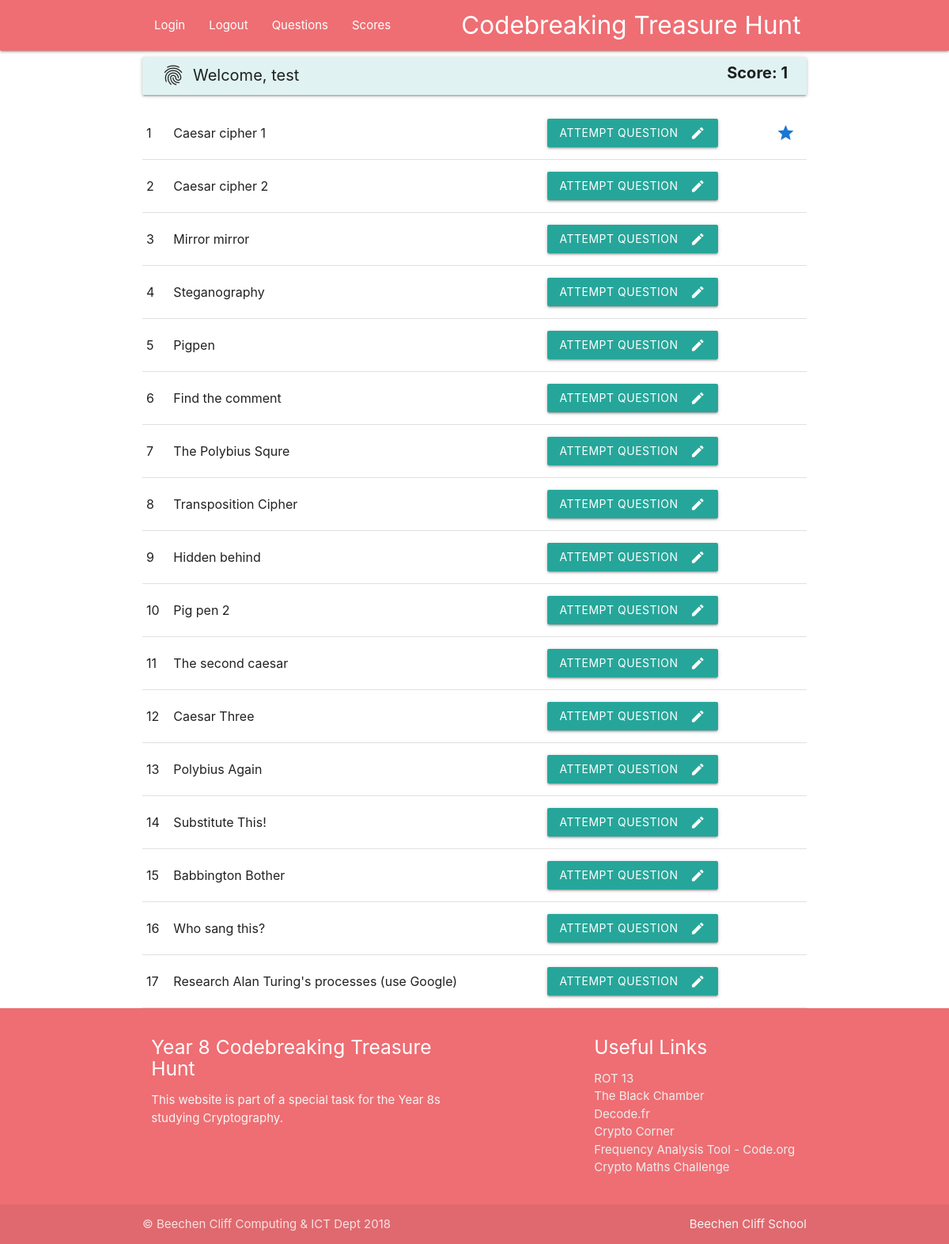
Page /index.php (signed in) on the committed database.
### tables this page shows
CREATE TABLE IF NOT EXISTS `questions` (
  `questions_id` int(11) NOT NULL AUTO_INCREMENT,
  `question_title` varchar(200) DEFAULT NULL,
  `question_descr` varchar(1000) DEFAULT NULL,
  `question_answer` varchar(200) DEFAULT NULL,
  `question_points` int(11) NOT NULL DEFAULT '1',
  PRIMARY KEY (`questions_id`)
);

### index.php (the view, shortened to what this page needs)
<?php
include("includes/connectToDb.php");
include("includes/functions.php");
include("includes/header.php");
$sql = "select *, (SELECT DISTINCT scores_isCorrect FROM scores WHERE scores_team=".$_SESSION["ID"]." and scores_questionid=questions.questions_id and scores_isCorrect='Y') as isCorrect  FROM questions";
$result = $conn->query($sql);
echo "<table>";
if ($result->num_rows > 0) {
    while($row = $result->fetch_assoc()) {
        echo "<tr>";
        echo "<td>" . $row["questions_id"]. "</td><td>" . $row["question_title"]."</td><td>";
        echo "<a class=\"waves-effect waves-light btn\" href='question.php?q=".$row["questions_id"]."'><i class=\"material-icons right\">create</i>Attempt Question</a></td><td>";
        if ($row["isCorrect"]=="Y"){
            echo "<i class=\"material-icons blue-text text-darken-2\">grade</i>";
        }
        echo "</td>";
        echo "</tr>";
    }
} else {
    echo "<tr><td>No data found!</td></tr>";
}
echo "</table>";
?>
<?php
include("includes/footer.php");
?>

### includes/header.php (shortened to what this page needs)
<html>
    <head>
        <link rel="stylesheet" href="css/materialize.css" type="text/css" />
    </head>
    <body>
      <header class="page-header">
        <nav>
          <div class="container">
          <div class="nav-wrapper">
            <a href="#" class="brand-logo right">Codebreaking Treasure Hunt</a>
            <ul id="nav-mobile" class="left xhide-on-med-and-down">
              <li><a href="login.php">Login</a></li>
              <li><a href="logout.php">Logout</a></li>
              <li><a href="index.php">Questions</a></li>
              <li><a href="scores.php">Scores</a></li>
            </ul>
          </div>
          </div>
        </nav>
        <div class="container">
        <?php if($_SESSION["username"]!=""){?>
        <div class="card-panel teal lighten-5 ">
          <div class="welcomebox left">
            <i class="material-icons small">fingerprint</i>
            <span>Welcome, <?php echo $_SESSION["username"]?></span>
          </div>
          <div class="right scorebox">
            Score: <?php getScore($conn);?>
          </div>
        </div>
        <?php }?>
        </div>
      </header>
      <main>
        <div class="container">

### includes/functions.php (shortened to what this page needs)
<?php
function getScore($conn){
    if($_SESSION["loggedIn"]){
        $sql = "SELECT DISTINCT COUNT( DISTINCT question_answer ) AS score FROM scores JOIN questions ON questions.questions_id = scores.scores_questionid WHERE scores_isCorrect =  \"Y\" AND scores_team =".$_SESSION["ID"] ;
        $result = $conn->query($sql);
        if ($result->num_rows > 0) {
            while($row = $result->fetch_assoc()) {
                echo $row["score"];
            }
        }else{
            echo "0";
            }
    }
}
?>

### includes/footer.php (shortened to what this page needs)
</div>
</main>
<footer class="page-footer">
          <div class="container">
            <div class="row">
              <div class="col l6 s12">
                <h5 class="white-text">Year 8 Codebreaking Treasure Hunt</h5>
                <p class="grey-text text-lighten-4">This website is part of a special task for the Year 8s studying Cryptography.</p>
              </div>
              <div class="col l4 offset-l2 s12">
                <h5 class="white-text">Useful Links</h5>
                <ul>
                  <li><a class="grey-text text-lighten-3" href="https://www.rot13.com" target="_blank">ROT 13</a></li>
                  <li><a class="grey-text text-lighten-3" href="https://www.simonsingh.net/The_Black_Chamber/" target="_blank">The Black Chamber</a></li>
                  <li><a class="grey-text text-lighten-3" href="https://www.dcode.fr/frequency-analysis" target="_blank">Decode.fr</a></li>
                  <li><a class="grey-text text-lighten-3" href="http://crypto.interactive-maths.com/" target="_blank">Crypto Corner</a></li>
                  <li><a class="grey-text text-lighten-3" href="https://studio.code.org/s/frequency_analysis/stage/1/puzzle/1" target="_blank">Frequency Analysis Tool - Code.org</a></li>
                  <li><a class="grey-text text-lighten-3" href="https://sites.google.com/site/cryptomathsbath/home" target="_blank">Crypto Maths Challenge</a></li>
                </ul>
              </div>
            </div>
          </div>
          <div class="footer-copyright">
            <div class="container">
            &copy; Beechen Cliff Computing & ICT Dept 2018
            <a class="grey-text text-lighten-4 right" target="_blank" href="https://www.beechencliff.org.uk/">Beechen Cliff School</a>
            </div>
          </div>
        </footer>
    </body>
    </html>

### rows in the picture
questions: questions_id "1", question_title "Caesar cipher 1"
questions: questions_id "2", question_title "Caesar cipher 2"
questions: questions_id "3", question_title "Mirror mirror"
questions: questions_id "4", question_title "Steganography"
questions: questions_id "5", question_title "Pigpen"
questions: questions_id "6", question_title "Find the comment"
questions: questions_id "7", question_title "The Polybius Squre"
questions: questions_id "8", question_title "Transposition Cipher"
questions: questions_id "9", question_title "Hidden behind"
questions: questions_id "10", question_title "Pig pen 2"
questions: questions_id "11", question_title "The second caesar"
questions: questions_id "12", question_title "Caesar Three"
questions: questions_id "13", question_title "Polybius Again"
questions: questions_id "14", question_title "Substitute This!"
questions: questions_id "15", question_title "Babbington Bother"
questions: questions_id "16", question_title "Who sang this?"
questions: questions_id "17", question_title "Research Alan Turing's processes (use Google)"

### other values in the picture
$_SESSION["username"] "test"
$row["score"] "1"
